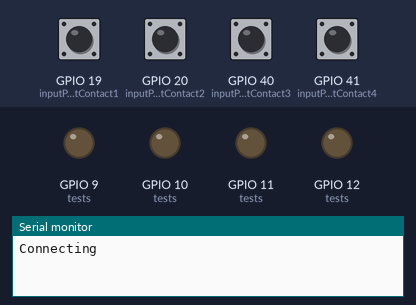
Bench run of a program on a simulated ESP32-S2. On the bench: output pins drawn as LEDs (lit = HIGH), the last lines printed to the serial monitor. The inputs (shaded band) are chosen by the test bench; at power-on: GPIO 19 (inputPinWetContact1), GPIO 20 (inputPinWetContact2), GPIO 40 (inputPinWetContact3), GPIO 41 (inputPinWetContact4) HIGH. WiFi joins after 1.5 s; servers stay silent unless stated; uploads are accepted with an empty reply. At 2.1 s the program stops and its outputs stay as they are.

Above: at 0.1 s.
At 1.81 s:
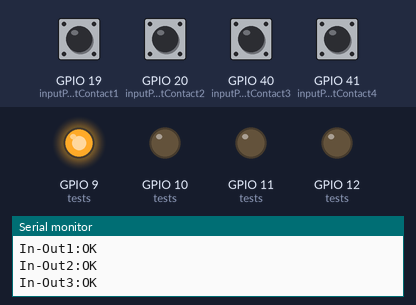
Timing chart, 0 to 3.4 s (numbered marks = the images above):
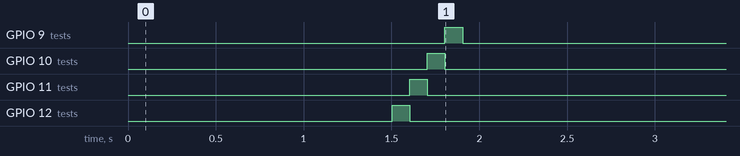

The program:

main.cpp
```cpp
#include <WiFi.h>
#include <HTTPClient.h>

#define wifi_ssid "TRON ST CORP"
#define wifi_password "@tst2023#root00!!"
#define log_url "http://192.168.9.69:3000/api/log"

#define buzzer 14 // 14
#define buzzerCh 0

#define led 3    // 45
#define jumper 3 // 45

#define flushButton 4  // 15 // 12
#define flushOutput 13 // 9 // 21

// entradas de contato em tensão
#define inputPinWetContact1 19 // 7
#define inputPinWetContact2 20 // 15
#define inputPinWetContact3 40 // 16
#define inputPinWetContact4 41 // 19

#define buttonPin1 5  // 4 // 11
#define buttonPin2 6  // 5 // 10
#define buttonPin3 7  // 6 // 3
#define buttonPin4 15 // 7 // 20

#define pump1 12 // 13 // 1
#define pump2 11 // 12 // 2
#define pump3 10 // 11 // 38
#define pump4 9  // 10 // 37

typedef struct
{
  byte in;
  byte out;
} Out2In_t;

// check expected routine
bool input_check(byte port, byte expect) { return digitalRead(port) == expect; }

void test_InOut(Out2In_t *tests)
{
  int pass_count = 0;
  // const int total_tests = static_cast<int>(tests.size);
  const int total_tests = 4;
  String test_log = "";

  Serial.println("Starting tests routine: ");
  Serial.println(total_tests);

  for (byte i = 0; i < total_tests; i++)
  {
    // In-Out1:OK In-Out2:OK
    pinMode(tests[i].in, INPUT_PULLUP);
    pinMode(tests[i].out, OUTPUT);
    digitalWrite(tests[i].out, HIGH);
    delay(100);
    bool test_result = input_check(tests[i].in, HIGH);
    digitalWrite(tests[i].out, LOW);

    if (test_result)
      pass_count++;

    Serial.print("In-Out");
    Serial.print(i + 1);
    Serial.println(test_result ? ":OK " : ":FAIL ");
    test_log = ((test_log + "In-Out") + (i + 1)) + (test_result ? ":OK " : ":FAIL ");
  }

  HTTPClient http;
  http.begin(log_url);
  http.addHeader("test_number", String(total_tests));
  http.addHeader("pass_number", String(pass_count));

  String mac = WiFi.macAddress();
  mac.replace(":", "");
  http.addHeader("mac", mac);
  int httpResponseCode = http.POST(test_log);
  if (httpResponseCode > 0)
  {
    String payload = http.getString();
    Serial.print("HTTP Response ");
    Serial.println(payload);
    Serial.print("HTTP "); //+"code"
  }
  else
  {
    Serial.println();
    Serial.print("HTTP Error "); //+"code"
  }
  Serial.print("code: ");
  Serial.println(httpResponseCode);
  http.end();
}

void setup()
{
  Serial.begin(115200);

  WiFi.begin(wifi_ssid, wifi_password);
  Serial.println("Connecting");
  while (WiFi.status() != WL_CONNECTED)
  {
    delay(500);
    Serial.print(".");
  }
  Serial.println("");
  Serial.print("Connected to WiFi network with IP Address: ");
  Serial.println(WiFi.localIP());

  Out2In_t tests[] =
      {
          {.in = inputPinWetContact1, .out = pump1},
          {.in = inputPinWetContact2, .out = pump2},
          {.in = inputPinWetContact3, .out = pump3},
          {.in = inputPinWetContact4, .out = pump4},
      };

  test_InOut(tests);
}

void loop()
{
  Serial.println("FIM");
  while (1)
    ;
}
```
